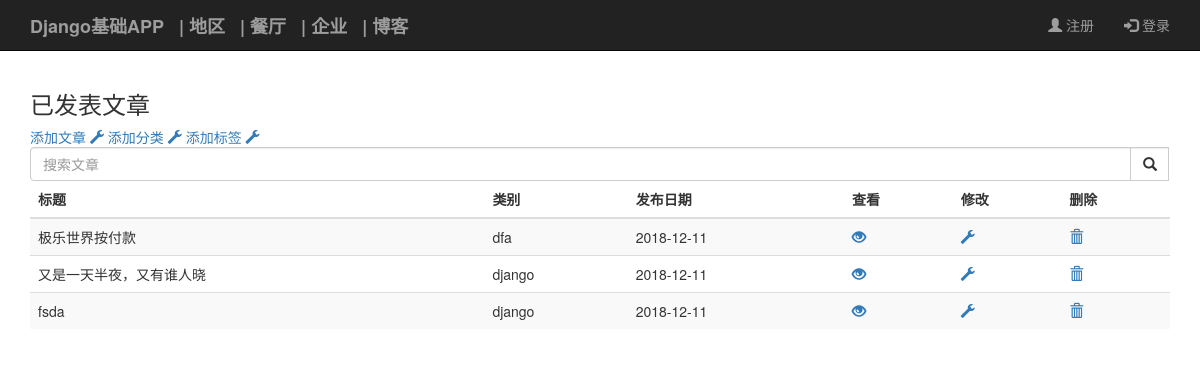
Screenshot of /blog/ with the database file from the repository.
### blog/models.py (models this page shows, shortened)
class Article(models.Model):
    STATUS_CHOICES = (
        ('d', '草稿'),
        ('p', '发表'),
    )
    title = models.CharField('标题', max_length=200, unique=True)
    slug = models.SlugField('slug', max_length=60, blank=True)
    body = RichTextUploadingField('正文')
    pub_date = models.DateTimeField('发布时间', null=True)
    create_date = models.DateTimeField('创建时间', auto_now_add=True)
    mod_date = models.DateTimeField('修改时间', auto_now=True)
    status = models.CharField('文章状态', max_length=1, choices=STATUS_CHOICES, default='p')
    views = models.PositiveIntegerField('浏览量', default=0)
    author = models.ForeignKey(User, verbose_name='作者', on_delete=models.CASCADE)
    category = models.ForeignKey('Category', verbose_name='分类', on_delete=models.CASCADE, blank=False, null=False)
    tags = models.ManyToManyField('Tag', verbose_name='标签集合', blank=True)
    users_like = models.ManyToManyField(User,related_name='articles_liked', blank=True)
    class Meta:
        ordering = ['-pub_date']
        verbose_name = "文章"
        verbose_name_plural = verbose_name

class Category(models.Model):
    name = models.CharField('分类名', max_length=30, unique=True)
    slug = models.SlugField('slug', max_length=40)
    parent_category = models.ForeignKey('self', verbose_name="父级分类", blank=True, null=True, on_delete=models.CASCADE)
    class Meta:
        ordering = ['name']
        verbose_name = "分类"
        verbose_name_plural = verbose_name

### blog/views.py (the view)
# urls.py: path('', views.ArticleListView.as_view(), name='article_list'),
class ArticleListView(ListView):
    paginate_by = 3
    def get_queryset(self):
        return Article.objects.filter(status='p').order_by('-pub_date')

### templates/blog/article_list.html (shortened to what this page needs)
{% extends "base.html" %}
{% block content %}
    <h3>已发表文章</h3>
    <a href="{% url 'blog:article_create' %}">添加文章
            <span class="glyphicon glyphicon-wrench"></span>
        </a>
    <a href="{% url 'blog:category_create' %}">添加分类
            <span class="glyphicon glyphicon-wrench"></span>
        </a>
    <a href="{% url 'blog:tag_create' %}">添加标签
            <span class="glyphicon glyphicon-wrench"></span>
        </a>
    <form action="{% url 'blog:article_search' %}" role="search" method="get">
        <div class="input-group col-md-12">
            <input type="text" name="q" id="q" class="form-control" placeholder="搜索文章">
            <span class="input-group-btn">
                <button class="btn btn-default form-control" type="submit" value="submit">
                    <span class="glyphicon glyphicon-search"></span>
                </button>
            </span>
        </div>
    </form>
    {% if page_obj %}
        <table class="table table-striped">
            <thead>
            <tr>
                <th>标题</th>
                <th>类别</th>
                <th>发布日期</th>
                <th>查看</th>
                <th>修改</th>
                <th>删除</th>
            </tr>
            </thead>
            <tbody>
            {% for article in page_obj %}
                <tr>
                <td>
                    {{ article.title }}
                </td>
                <td>
                    {{ article.category.name }}
                </td>
                <td>
                    {{ article.pub_date | date:"Y-m-d" }}
                </td>
                <td>
                    <a href="{% url 'blog:article_detail' article.id article.slug %}">
                        <span class="glyphicon glyphicon-eye-open"></span>
                    </a>
                </td>
                <td>
                    <a href="{% url 'blog:article_update' article.id article.slug %}">
                        <span class="glyphicon glyphicon-wrench"></span>
                    </a>
                </td>
                <td>
                    <a href="{% url 'blog:article_delete' article.id article.slug %}">
                        <span class="glyphicon glyphicon-trash"></span></a>
                </td>
            {% endfor %}
            </tr>
            </tbody> </table>
    {% else %}
        <p>没有文章。</p>
    {% endif %}
{% endblock %}

### rows the page displays
Article: title "极乐世界按付款", category.name "dfa", pub_date "2018-12-11"
Article: title "又是一天半夜，又有谁人晓", category.name "django", pub_date "2018-12-11"
Article: title "fsda", category.name "django", pub_date "2018-12-11"
